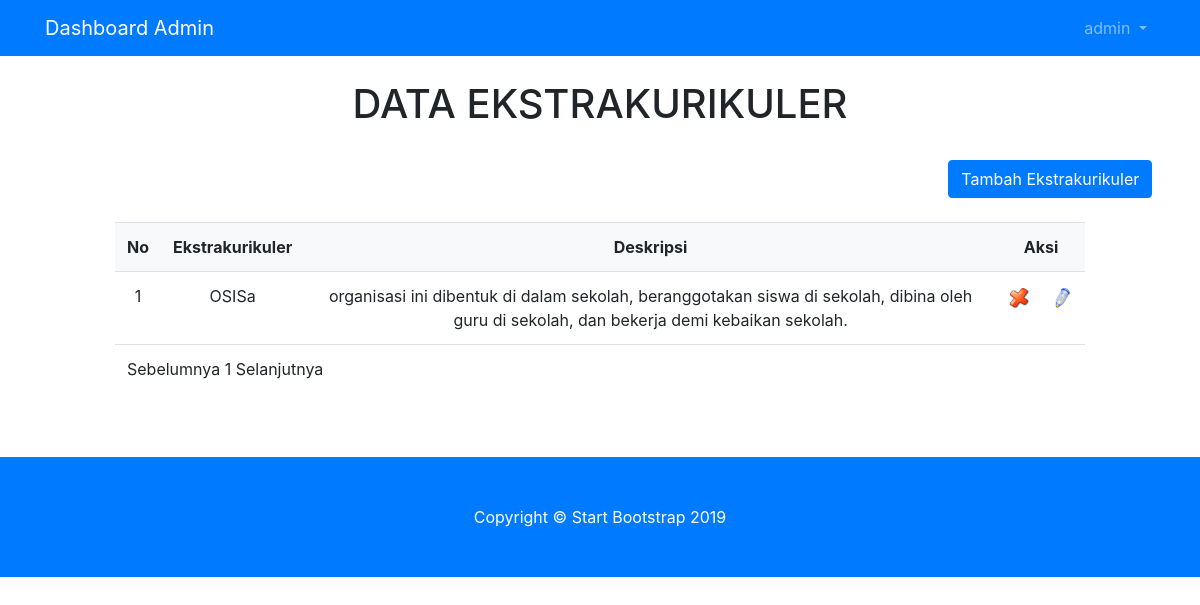
The app's page /dashboard/ekstra/ekstra_data.php (signed in) with its own data.
### tables this page shows
CREATE TABLE IF NOT EXISTS `ekstra` (
`idEkstra` int(11) NOT NULL,
  `nama` varchar(100) DEFAULT NULL,
  `deskripsi` varchar(255) DEFAULT NULL
);

### dashboard/ekstra/ekstra_data.php (the view, shortened to what this page needs)
<?php
include '../layout/header.php';
if (empty($_SESSION['username']) AND empty($_SESSION['status'])) {
	echo "<center>Untuk mengakses halaman ini, Anda harus login <br>";
	echo "<a href=index.php><b>LOGIN</b></a></center>";
}
else{
	?>
	<br>
	<div class="container-fluid">
		<center><h1>DATA EKSTRAKURIKULER</h1></center>
		<div class="row">
			<div class="col-md-1"></div>
			<div class="col-md-10">
				<br>
					<form action="ekstra_tambah.php">
						<div class="row">
							<div class="col-md-10">
							</div>
							<div class="col-md-2"><center><input type="submit" class="btn btn-primary" value="Tambah Ekstrakurikuler" /></center></div>
						</div>
						<br>
						<table class="table" >
							<tr class="bg-light">
									<td><div align="center"><strong>No</strong></div></td>
									<td><div align="center"><strong>Ekstrakurikuler</strong></div></td>
									<td><div align="center"><strong>Deskripsi</strong></div></td>
									<td colspan="2"><div align="center"><strong>Aksi</strong></div></td>
								</tr>
								<?php
								$batas = 20;
								$pg = isset( $_GET['pg'] ) ? $_GET['pg'] : "";
								if ( empty( $pg ) ) {
									$posisi = 0;
									$pg = 1;
								} else {
									$posisi = ( $pg - 1 ) * $batas;
								}
								$no=0+$posisi;
								$tampil="SELECT * FROM ekstra limit $posisi, $batas";
								$qryTampil=mysql_query($tampil);
								while ($dataTampil=mysql_fetch_array($qryTampil)) {
									$no++;
									?>
									<tr bgcolor="#FFFFFF">
										<td align="center"><?php echo $no ; ?></td>
										<td align="center"><?php echo $dataTampil['nama']; ?></td>
										<td align="center"><?php echo $dataTampil['deskripsi']; ?></td>
										<td>
											<div align="center">
												<a href="ekstra_hapus.php?idEkstra=<?php echo $dataTampil['idEkstra'] ; ?>" onclick="javascript: return confirm('Anda yakin hapus ?')"><img src="gambar/hapus.png" width="20"></a>
											</td>
											<td>
												<a href="ekstra_edit.php?idEkstra=<?php echo $dataTampil['idEkstra']; ?>"><img src="gambar/edit.png" width="20"></a>
											</div>
								<?php } ?>
								<tr bgcolor="#FFFFFF">
									<td colspan="11">
										<?php
										$jml_data = mysql_num_rows(mysql_query("SELECT * FROM ekstra"));
			$JmlHalaman = ceil($jml_data/$batas);
			if ( $pg > 1 ) {
				$link = $pg-1;
				$prev = "<a href='?pg=$link'>Sebelumnya </a>";
			} else {
				$prev = "Sebelumnya ";
			}
			$nmr = '';
			for ( $i = 1; $i<= $JmlHalaman; $i++ ){
				if ( $i == $pg ) {
					$nmr .= $i . " ";
				} else {
					$nmr .= "<a href='?pg=$i'>$i</a> ";
				}
			}
			if ( $pg < $JmlHalaman ) {
				$link = $pg + 1;
				$next = " <a href='?pg=$link'>Selanjutnya</a>";
			} else {
				$next = "Selanjutnya";
			}
			echo $prev . $nmr . $next;
			?>
		</td>
	</tr>
<br>
<br>
</div>
<div class="col-md-1"></div>
</div>
<?php }
include '../layout/footer.php';
?>

### dashboard/ekstra/css/heroic-features.css (style rules this page uses)
body { padding-top: 56px; }

### records on screen
ekstra: nama "OSISa", deskripsi "organisasi ini dibentuk di dalam sekolah, beranggotakan siswa di sekolah, dibina oleh guru di sekolah, dan bekerja demi kebaikan sekolah."

### other values on screen
$_SESSION['username'] "admin"
$prev "Sebelumnya"
$next "Selanjutnya"
